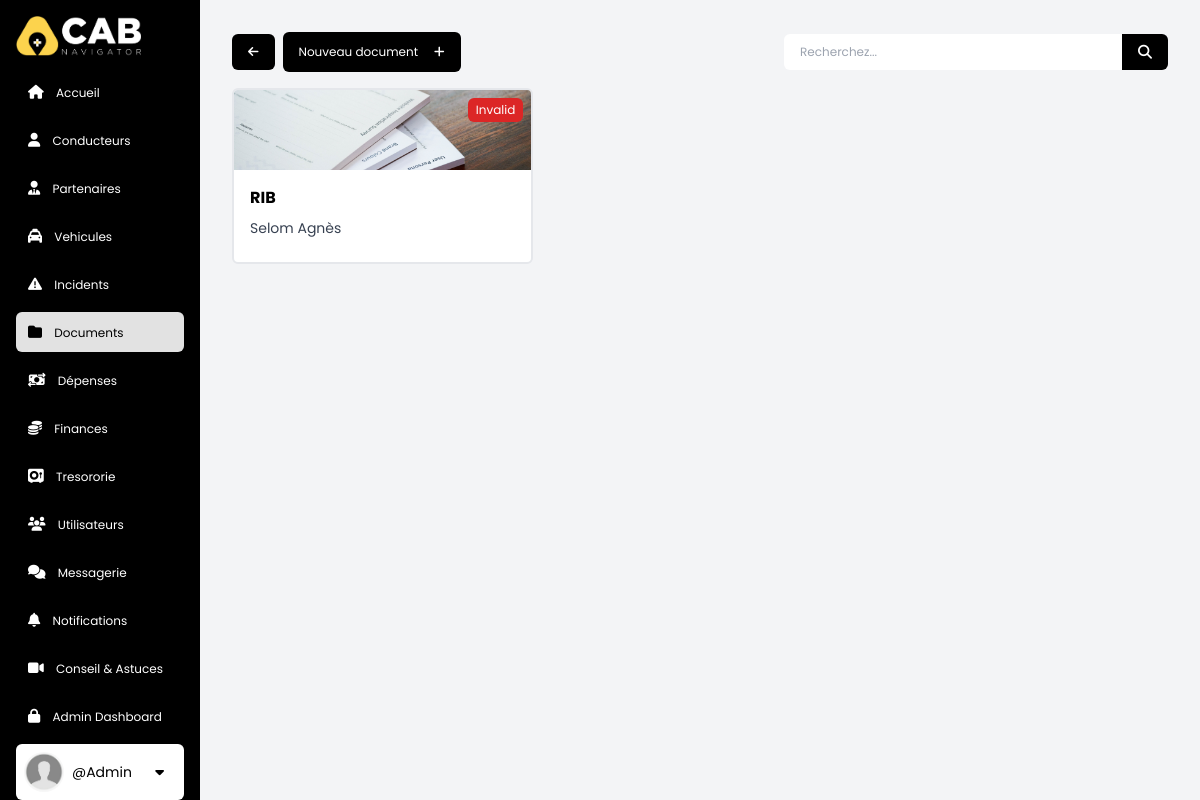
The page /documents/p_docs (signed in) on the database its author committed.
### accounts/models.py (models this page shows, shortened)
class CustomUser(AbstractBaseUser, PermissionsMixin):
    pass
    email = models.EmailField(db_index=True, unique=True, max_length=255)
    username = models.CharField(
        max_length=255, unique=True,  blank=True, null=True)
    first_name = models.CharField(max_length=255)
    last_name = models.CharField(max_length=255)
    phone = models.CharField(max_length=255, blank=True, null=True)
    role = models.ForeignKey(
        Role, on_delete=models.SET_NULL, blank=True, null=True,)
    is_active = models.BooleanField(default=True)
    is_staff = models.BooleanField(default=False)
    is_superuser = models.BooleanField(default=False)
    objects = CustomUserManager()
    USERNAME_FIELD = 'email'
    REQUIRED_FIELDS = []

### base/models.py (models this page shows, shortened)
class PartnerDocument(models.Model):
    partner = models.ForeignKey(
        Partner, on_delete=models.SET_NULL, null=True, blank=True)
    type = models.ForeignKey(DocumentType, on_delete=models.CASCADE)
    issue_date = models.DateTimeField(blank=True, null=True)
    expiry_date = models.DateTimeField(blank=True, null=True)
    issuing_country = CountryField(
        blank_label="", blank=True, null=True)
    is_valid = models.BooleanField(default=False)
    date_added = models.DateTimeField(auto_now=True)
    image = models.ImageField(
        upload_to='partner_docs/', blank=True, null=True)

class DocumentType(models.Model):
    name = models.CharField(max_length=255, default='',)
    description = models.TextField(blank=True, null=True, default='',)

class Partner(models.Model):
    user = models.OneToOneField(CustomUser, on_delete=models.CASCADE)
    commission = models.IntegerField(null=False, blank=True, default='0')
    civility = models.CharField(max_length=50, default='', choices=civ_titles)
    first_name = models.CharField(
        max_length=255, default='', null=True, blank=True)
    last_name = models.CharField(
        max_length=255, default='', null=True, blank=True)
    martital_status = models.CharField(
        max_length=50, default='', choices=marital_statuses)
    nationality = CountryField(
        blank_label="", blank=True, null=True)
    date_of_birth = models.DateField(null=True, blank=True)
    place_of_birth = models.CharField(max_length=255, default='',)
    city = models.CharField(max_length=255, default='',)
    phone = models.CharField(max_length=255, default='',)
    address = models.CharField(max_length=255, default='',)
    bio = models.CharField(max_length=1000, blank=True, null=True)
    image = models.ImageField(upload_to='partners/', blank=True, null=True)
    date_joined = models.DateTimeField(auto_now=True)
    is_active = models.BooleanField(default=False)

### base/views.py (the view, shortened to what this page needs)
# urls.py: path('documents/p_docs', partner_docs, name='partner_docs'),
@login_required(login_url='login')
def partner_docs(req):
    user = req.user
    query = req.GET.get('query') if req.GET.get('query') != None else ''
    if user.role.sec_level == 1:
        return redirect(req.META.get('HTTP_REFERER', '/'))
    else:
        documents = PartnerDocument.objects.filter(
            Q(partner__first_name__icontains=query)
            | Q(partner__last_name__icontains=query)
            | Q(type__name__icontains=query)
            | Q(issue_date__icontains=query)
            | Q(expiry_date__icontains=query)
        )
    ordering = ['date_added']
    context = {
        "documents_page": "active",
        'title': 'partner documents',
        'documents': documents,
        'ordering': ordering,
    }
    return render(req, 'base/documents/partner_docs.html', context)

### base/templates/base/documents/partner_docs.html
{% extends 'main.html' %} {% load static %} {% block content %}
<nav
  class="mx-auto flex flex-col md:flex-row justify-between items-center gap-2 items-center text-xs w-full max-w-[1350px]"
>
  <div class="flex items-center gap-2">
    <a
      href="{{request.META.HTTP_REFERER}}"
      class="px-4 py-3 bg-black text-white hover:bg-yellow-400 hover:text-black rounded-md flex justify-between items-center transition duration-300 ease-in-out"
      ><i class="fa-solid fa-arrow-left"></i
    ></a>
    {% if user.role.sec_level >= 1 %}
    <a
      href="{% url 'create_pdoc' %}"
      class="px-4 py-3 bg-black text-white text-xs hover:bg-amber-300 hover:text-black rounded-md items-center transition duration-300 ease-in-out"
      >Nouveau document<i class="fa-solid fa-plus ml-4"></i
    ></a>
    {% endif %}
  </div>
  {% include 'components/searchbar.html' %}
</nav>
<section class="w-full mx-auto my-4">
  {% if not documents %}
  {% include 'components/no_data.html' %}
  {% else %}
  <div
    class="grid grid-cols-1 md:grid-cols-2 lg:grid-cols-3 xl:grid-cols-4 gap-4"
  >
    {% for obj in documents %}
    <div
      class="relative flex flex-col border border-2 hover:border-gray-800 bg-white rounded-md transition duration-300 ease-in-out overflow-hidden"
    >
      {% if obj.is_valid %}
      <span
        class="absolute top-2 right-2 px-2 py-1 rounded-md bg-green-600 text-xs text-white"
      >
        Valid
      </span>
      {% else %}
      <span
        class="absolute top-2 right-2 px-2 py-1 rounded-md bg-red-600 text-xs text-white"
      >
        Invalid
      </span>
      {% endif %}
      <a href="{% url 'partner_doc' obj.id  %}">
        {% if not obj.image %}
        <img
          class="h-20 w-full object-cover"
          src="{% static 'imgs/docs.jpg' %}"
          alt="d_doc image"
        />
        {% else %}
        <img
          class="h-20 w-full object-cover"
          src="{{obj.image.url}}"
          alt="d_doc image"
        />
        {% endif %}
        <div class="p-4 flex flex-col justify-between">
          <h4 class="text-black text-md font-bold">{{obj.type.name}}</h4>
          <p class="pt-2 text-sm">
            {{obj.partner.last_name}} {{obj.partner.first_name}}
          </p>
          <p class="pt-2 text-sm">{{obj.date_posted.date}}</p>
        </div>
      </a>
    </div>
    {% endfor %}
  </div>
  {% endif %}
</section>
{% endblock %}

### templates/sidebar.html (shortened to what this page needs)
{% load static %}
<div
  class="bg-black text-white w-[60px] md:w-20 p-2 md:p-4 lg:w-[200px] xl:w-[300px] h-screen fixed overflow-y-auto"
>
  <a class="lg: mb-4 flex items-center" href="{% url 'home' %}">
    <img
      class="hidden lg:inline lg:h-10 mx-auto lg:mx-0 lg:mr-2"
      src="{% static 'imgs/logo-w.png' %}"
      alt="logo"
    />
  </a>
  <ul class="flex flex-col mx-auto items-center lg:items-start">
    <a
      class="mb-2 lg:px-3 py-2 text-center lg:text-left rounded-md hover:bg-white hover:text-black transition ease-in duration-200 w-full {{home_page}}"
      href="{% url 'home' %}"
    >
      <i class="fa-solid fa-house text-sm lg:mr-2"></i>
      <span class="hidden lg:inline lg:text-xs xl:text-base">Accueil </span>
    </a>
    {% if user.role.sec_level >= 3 %}
    <a
      class="mb-2 lg:px-3 py-2 text-center lg:text-left rounded-md hover:bg-white hover:text-black transition ease-in duration-200 w-full {{drivers_page}}"
      href="{% url 'drivers' %}"
    >
      <i class="fa-solid fa-user text-sm lg:mr-2"></i>
      <span class="hidden lg:inline lg:text-xs xl:text-base">Conducteurs </span>
    </a>
    <a
      class="mb-2 lg:px-3 py-2 text-center lg:text-left rounded-md hover:bg-white hover:text-black transition ease-in duration-200 w-full {{partners_page}}"
      href="{% url 'partners' %}"
    >
      <i class="fa-solid fa-user-tie text-sm lg:mr-2"></i>
      <span class="hidden lg:inline lg:text-xs xl:text-base">Partenaires </span>
    </a>
    <a
      class="mb-2 lg:px-3 py-2 text-center lg:text-left rounded-md hover:bg-white hover:text-black transition ease-in duration-200 w-full {{vehicles_page}}"
      href="{% url 'vehicles' %}"
    >
      <i class="fa-solid fa-taxi text-sm lg:mr-2"></i>
      <span class="hidden lg:inline lg:text-xs xl:text-base">Vehicules</span>
    </a>
    {% endif %}
    <a
      class="mb-2 lg:px-3 py-2 text-center lg:text-left rounded-md hover:bg-white hover:text-black transition ease-in duration-200 w-full {{incidents_page}}"
      href="{% url 'incidents' %}"
    >
      <i class="fa-solid fa-triangle-exclamation text-sm lg:mr-2"></i>
      <span class="hidden lg:inline lg:text-xs xl:text-base">Incidents </span>
    </a>
    {% if user.role.sec_level >= 3 %}
    <a
      class="mb-2 lg:px-3 py-2 text-center lg:text-left rounded-md hover:bg-white hover:text-black transition ease-in duration-200 w-full {{documents_page}}"
      href="{% url 'documents' %}"
    >
      <i class="fa-solid fa-folder text-sm lg:mr-2"></i>
      <span class="hidden lg:inline lg:text-xs xl:text-base"> Documents </span>
    </a>
    <a
      class="mb-2 lg:px-3 py-2 text-center lg:text-left rounded-md hover:bg-white hover:text-black transition ease-in duration-200 w-full {{expenses_page}}"
      href="{% url 'expenses' %}"
    >
      <i class="fa-solid fa-money-bill-transfer text-sm lg:mr-2"></i>
      <span class="hidden lg:inline lg:text-xs xl:text-base"> Dépenses </span>
    </a>
    {% endif %}
    <a
      class="mb-2 lg:px-3 py-2 text-center lg:text-left rounded-md hover:bg-white hover:text-black transition ease-in duration-200 w-full  {{finance_page}}"
      href="{% url 'finances' %}"
    >
      <i class="fa-solid fa-coins lg:text-sm lg:mr-2"></i>
      <span class="hidden lg:inline lg:text-xs xl:text-base"> Finances </span>
    </a>
    {% if user.role.sec_level >= 3 %}
    <a
      class="mb-2 lg:px-3 py-2 text-center lg:text-left rounded-md hover:bg-white hover:text-black transition ease-in duration-200 w-full  {{vaults_page}}"
      href="{% url 'vaults' %}"
      ><i class="fa-solid fa-vault text-sm lg:mr-2"></i>
      <span class="hidden lg:inline lg:text-xs xl:text-base"> Tresororie </span>
    </a>
    <a
      class="mb-2 lg:px-3 py-2 text-center lg:text-left rounded-md hover:bg-white hover:text-black transition ease-in duration-200 w-full  {{users_page}}"
      href="{% url 'users' %}"
      ><i class="fa-solid fa-users text-sm lg:mr-2"></i>
      <span class="hidden lg:inline lg:text-xs xl:text-base">
        Utilisateurs
      </span>
    </a>
    {% endif %}
    <a
      class="mb-2 lg:px-3 py-2 text-center lg:text-left rounded-md hover:bg-white hover:text-black transition ease-in duration-200 w-full {{chats_page}}"
      href="{% url 'chats' %}"
    >
      <i class="fa-solid fa-comments text-sm lg:mr-2"></i>
      <span class="hidden lg:inline lg:text-xs xl:text-base"> Messagerie </span>
    </a>
    <a
      class="relative mb-2 lg:px-3 py-2 text-center lg:text-left rounded-md hover:bg-white hover:text-black transition ease-in duration-200 w-full {{notifications_page}}"
      href="{% url 'notifications' %}"
    >
      <i class="text-sm fa-solid fa-bell text-sm lg:mr-2"></i>
      <span class="hidden lg:inline lg:text-xs xl:text-base">
        Notifications
      </span>
    </a>
    <a
      class="mb-2 lg:px-3 py-2 text-center lg:text-left rounded-md hover:bg-white hover:text-black transition ease-in duration-200 w-full {{tips_page}}"
      href="{% url 'tips' %}"
    >
      <i class="fa-solid fa-video text-sm lg:mr-2"></i>
      <span class="hidden lg:inline lg:text-xs xl:text-base">
        Conseil & Astuces
      </span>
    </a>
    {% if user.is_superuser %}
    <a
     target="_blank"
      class="mb-2 lg:px-3 py-2 text-center lg:text-left rounded-md hover:bg-white hover:text-black transition ease-in duration-200 w-full"
      href="{% url 'admin:index' %}"
      ><i class="fa-solid fa-lock text-sm lg:mr-2"></i>
      <span class="hidden lg:inline lg:text-xs xl:text-base">
        Admin Dashboard
      </span>
    </a>
    {% endif %}
    <div
      class="px-1 py-2 lg:p-2 bg-white flex flex-col lg:flex-row items-center gap-1 lg:gap-2 mb-2 sm:text-sm lg:text-md rounded-md cursor-pointer w-full"
    >
      {% if not user.image %}
      <img
        class="hidden lg:inline h-10 w-10 rounded-full object-cover"
        src="{% static 'imgs/anon.png' %}"
        alt="user image"
      />
      {% else %}
      <img
        class="hidden lg:block h-10 w-10 rounded-full object-cover"
        src="{{user.image.url}}"
        alt="user image"
      />
      {% endif %}
      <div class="hidden lg:block w-full">
        <p class="text-black">@{{user.username}}</p>
      </div>
      <div class="relative">
        <button
          type="button"
          class=""
          name="dropdownBtn"
          id="dropdownBtn"
          aria-expanded="false"
          aria-haspopup="true"
          onclick="toggleDropdown(this)"
        >
          <i
            class="fa-sharp fa-solid fa-caret-down text-black bg-white hover:bg-gray-200 py-2 px-3 rounded-md"
          ></i>
        </button>
      </div>
    </div>
  </ul>
</div>

### static/styles.css (style rules this page uses)
html { scroll-behavior: smooth; box-sizing: border-box; }
.active { background: #e2e2e2; color: black; padding: 2px; border-radius: 1rem; }

### templates/main.html (style rules this page uses)
body { font-family: "Poppins", sans-serif; }

### rows shown on the page
CustomUser: username "Admin"
PartnerDocument: is_valid "Invalid", type.name "RIB", partner.last_name "Selom", partner.first_name "Agnès"
